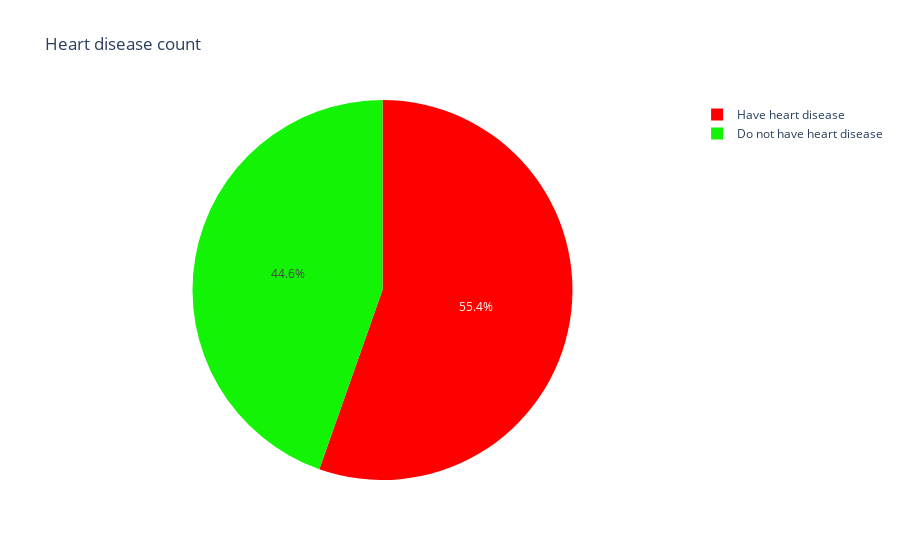

Notebook cell for this chart:
### Code cell
Hdislabel = ['Have heart disease','Do not have heart disease']
val_counts = [508,409]
fig = px.pie(values=val_counts,names=Hdislabel,
             color=Hdislabel,
             color_discrete_map={'Have heart disease':'red',
                                 'Do not have heart disease':'#13F306'},
             title='Heart disease count')

fig.show()

### Figure 1 — Plotly figure (JSON) as saved in the notebook; plotly's stock layout.template omitted (floating-point values rounded to 4 significant figures)
{"data": [{"customdata": [["Have heart disease"], ["Do not have heart disease"]], "domain": {"x": [0.0, 1.0], "y": [0.0, 1.0]}, "hovertemplate": "label=%{label}<br>value=%{value}<br>color=%{customdata[0]}<extra></extra>", "labels": ["Have heart disease", "Do not have heart disease"], "legendgroup": "", "marker": {"colors": ["red", "#13F306"]}, "name": "", "showlegend": true, "values": [508, 409], "type": "pie"}], "layout": {"legend": {"tracegroupgap": 0}, "title": {"text": "Heart disease count"}}}
